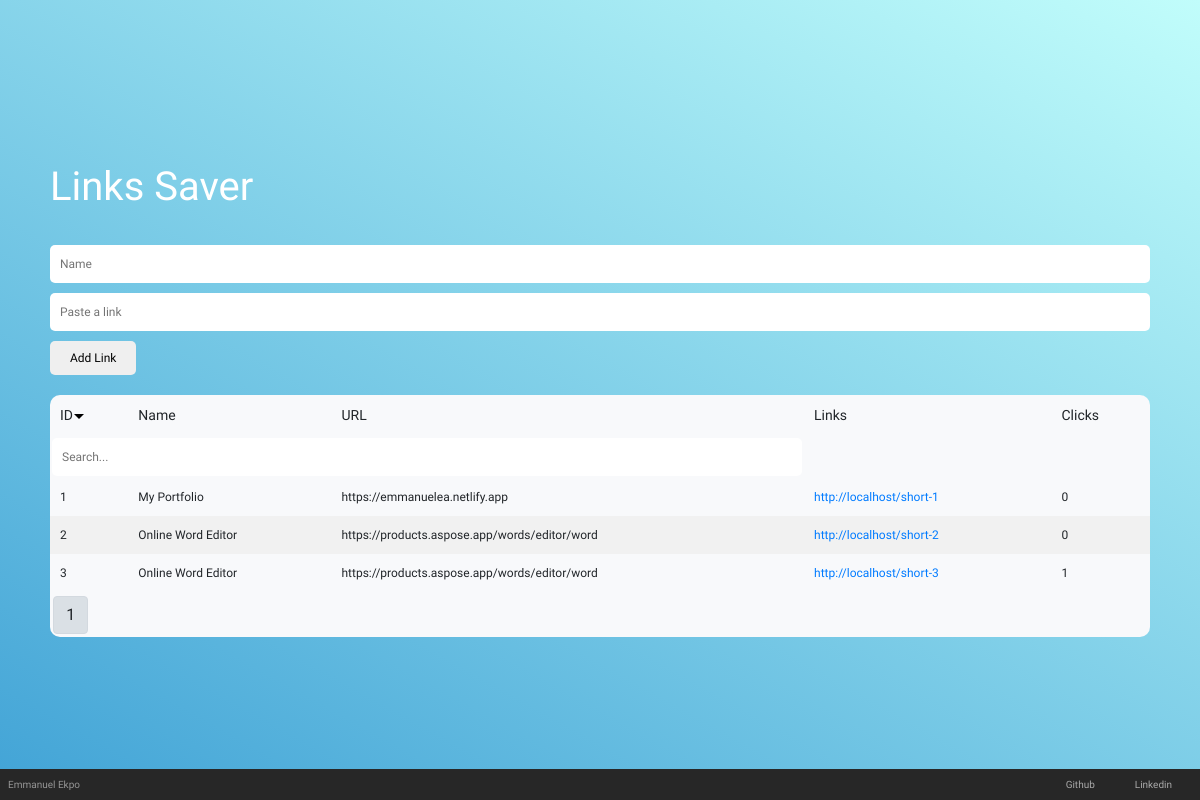
The page / on the database its author committed.
### tables this page shows
CREATE TABLE `urls` (
  `id` int(11) NOT NULL,
  `name` varchar(200) NOT NULL,
  `url` varchar(200) NOT NULL,
  `clicks` int(5) NOT NULL DEFAULT 0,
  `created_at` timestamp NOT NULL DEFAULT current_timestamp()
);

### index.php (the view, shortened to what this page needs)
<?php
require "config.php";
$tableName = 'urls';
$select = $conn->query("SELECT * FROM $tableName");
$select->execute();
$rows = $select->fetchAll(PDO::FETCH_OBJ);
?>
<!DOCTYPE html>
<html lang="en">
<head>
    <link rel="stylesheet" href="./components/style.css">
	<link href="https://cdnjs.cloudflare.com/ajax/libs/twitter-bootstrap/4.1.3/css/bootstrap.min.css" rel="stylesheet">
</head>
<body>
    <div class='input-container'>
        <h1>Links Saver</h1>
        <form action="index.php" method="POST">
            <div class="name">
                <input type="text" placeholder='Name'  name="name"/>
            </div>
            <div class="name">
                <input type="text" placeholder='Paste a link'  name="url" value="<?php if(isset($_POST["url"])) {echo $_POST["url"];} ?>"/>
            </div>
            <input type="submit" value="Add Link" name="submit">
        </form>
    <?php
        $query = "SELECT * FROM $tableName LIMIT 1";
        $result = $conn->query($query);
        if ($result->rowCount() > 0) { ?>
        <table id="sampleTableA">
            <thead>
                <tr>
                    <th scope="col">ID</th>
                    <th scope="col">Name</th>
                    <th scope="col">URL</th>
                    <th scope="col">Links</th>
                    <th scope="col">Clicks</th>
                </tr>
            </thead>
            <tbody>
                <?php foreach($rows as $row) : ?>
                <tr>
                    <td><?php echo $row->id; ?></td>
                    <th scope="row"><?php echo $row->name ;?></th>
                    <th scope="row"><?php echo $row->url ;?></th>
                    <td><a href="http://localhost/projects/project1/URL_SHORT/u?id=<?php echo $row->id; ?>" target="_blank">http://localhost/short-<?php echo $row->id; ?></a></td>
                    <td><?php echo $row->clicks; ?></td>
                </tr>
                <?php endforeach; ?>
            </tbody>
        </table>
        <?php }?>
    </div>
</body>
</html>
<?php
    require "./components/footer.php";
?>

### components/footer.php (shortened to what this page needs)
<?php
    $link = array (
        array(
            "name"=>"github",
            "icon" => 'logo-github',
            "url"=>"https://github.com/Ekpo-Emmanuel"),
        array(
            "name"=>"Linkedin",
            "icon" => 'logo-linkedin',
            "url"=>"https://www.linkedin.com/in/emmanuel-ekpo-a2973420b/"),
    );
?>
<div class='footer'>
    <div class="links">
        <div class="name">
            <span>Emmanuel Ekpo</span>
        </div>
        <div class="socials">
        <?php foreach ($link as $item) { ?>
            <a href="<?php echo $item['url']; ?>" target="_blank">
                <item.icon class='icon'/>
                <span><?php echo $item['name']; ?></span>
            </a>
        <?php } ?>
        </div>
    </div>
</div>

### components/style.css (style rules this page uses)
* { padding: 0; margin: 0; }
.input-container { background: rgb(65,163,214); background: linear-gradient(29deg, rgba(65,163,214,1) 0%, rgba(193,253,251,1) 100%); height: 100vh; width: 100%; display: flex; padding: 30px 50px; flex-direction: column; justify-content: center; position: absolute; top: 50%; left: 50%; transform: translate(-50%,-50%); background-color: #fff; }
.input-container h1 { font-family: 'Playfair Display', serif; color: #fff; margin-bottom: 1.5rem; font-family: 'Montserrat Alternates', sans-serif; }
.input-container form { width: 100%; }
.input-container form .name { display: flex; flex-direction: column; margin: 5px 0; }
.input-container form .name input { padding: 10px 10px; font-size: 12px; box-sizing: border-box; font-family: 'Montserrat Alternates', sans-serif; border-radius: 5px; border: none; }
.input-container form input[type="submit"] { display: block; padding: 8px 20px; border: none; cursor: pointer; font-family: 'Montserrat Alternates', sans-serif; font-size: 12px; border-radius: 5px; margin-top: 10px; }
table tbody tr:nth-child(even) { background-color: #f1f1f1; }
table { border-collapse: collapse; background-color: #F8F9FB; padding: 10px; border-radius: 10px; font-family: 'Montserrat Alternates', sans-serif; width: 100%; margin-top: 20px; }
thead tr th { font-weight: 500; text-align: center; padding: 10px; text-align: left; font-size: 14px; }
table tbody tr th { text-align: left; font-weight: 500; font-size: 12px; text-align: #fff; padding: 10px; }
table tbody tr td { text-align: left; font-weight: 500; font-size: 12px; text-align: #fff; padding: 10px; }
.footer { font-family: 'Montserrat Alternates', sans-serif; background-color: #272727; width: 100%; position: fixed; bottom: 0; color: #969696; }
.footer .links { display: flex; flex-direction: row; align-items: center; padding: 8px; justify-content: space-between; }
.footer .links a { color: #fff; display: flex; }
.footer .socials { display: flex; flex-direction: row; justify-content: space-evenly; position: relative; }
.footer .socials a { font-size: 12px; margin: 0px 20px; text-transform: capitalize; transition: 0.3s; width: 100%; display: flex; position: relative; }

### components/footer.php (style rules this page uses)
.footer { padding: 0; }
.footer .links .name span { font-family: 'Montserrat Alternates', sans-serif; display: block; font-size: 10px; }
.footer .links .socials a span { font-family: 'Montserrat Alternates', sans-serif; display: block; font-size: 10px; opacity: .6; }

### rows shown on the page
urls: id "1", name "My Portfolio", url "https://emmanuelea.netlify.app", clicks "0"
urls: id "2", name "Online Word Editor", url "https://products.aspose.app/words/editor/word", clicks "0"
urls: id "3", name "Online Word Editor", url "https://products.aspose.app/words/editor/word", clicks "1"

### other values the page prints
$item['name'] "Github"
$item['name'] "Linkedin"
